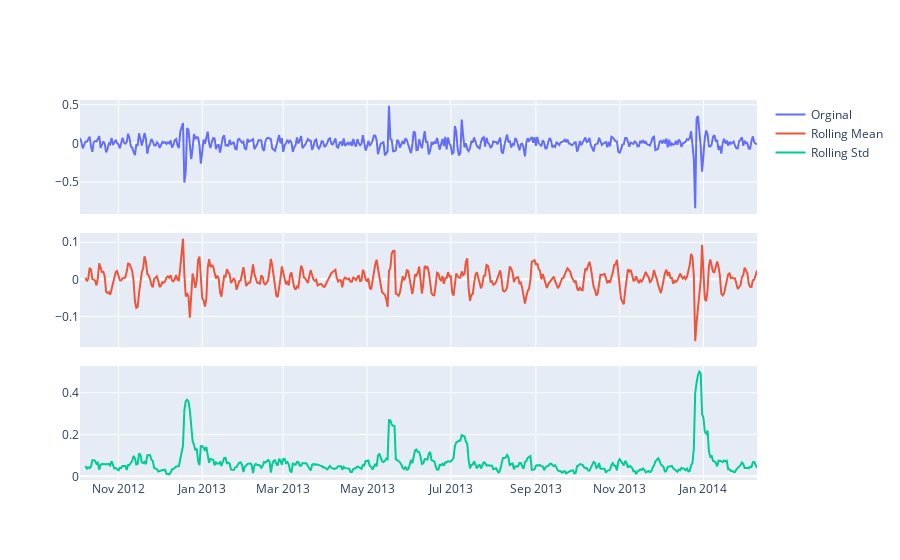

Notebook cell for this chart:
### Code cell
df_decompose.dropna(inplace = True)
stationaryTest(df_decompose)

### Figure 1 — Plotly figure (JSON) as saved in the notebook; plotly's stock layout.template omitted (floating-point values rounded to 4 significant figures; data arrays with more than 128 entries replaced by an {"elided": "..."} marker saying what was removed)
{"data": [{"name": "Orginal", "type": "scatter", "x": {"elided": "494 str values"}, "xaxis": "x", "y": {"elided": "494 float values"}, "yaxis": "y"}, {"name": "Rolling Mean", "type": "scatter", "x": {"elided": "494 str values"}, "xaxis": "x2", "y": {"elided": "494 float values"}, "yaxis": "y2"}, {"name": "Rolling Std", "type": "scatter", "x": {"elided": "494 str values"}, "xaxis": "x3", "y": {"elided": "494 float values"}, "yaxis": "y3"}], "layout": {"xaxis": {"anchor": "y", "domain": [0, 1], "matches": "x3", "showticklabels": false}, "xaxis2": {"anchor": "y2", "domain": [0, 1], "matches": "x3", "showticklabels": false}, "xaxis3": {"anchor": "y3", "domain": [0, 1]}, "yaxis": {"anchor": "x", "domain": [0.7, 1]}, "yaxis2": {"anchor": "x2", "domain": [0.35, 0.65]}, "yaxis3": {"anchor": "x3", "domain": [0, 0.3]}}}
